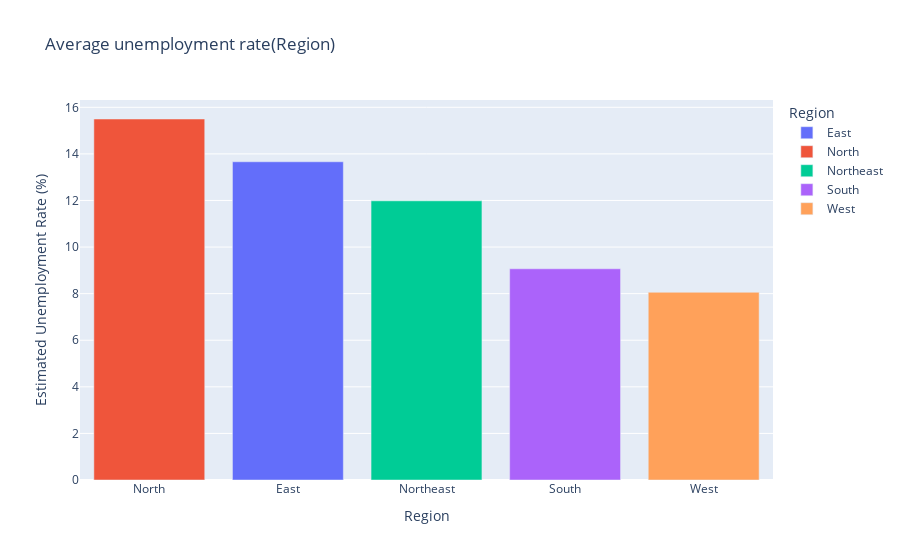

Notebook source saved alongside this figure:
### Code cell
# Average Unemployment Rate

fig = px.bar(Region,x='Region',y='Estimated Unemployment Rate (%)',color='Region',title='Average unemployment rate(Region)')
fig.update_layout(xaxis={'categoryorder':'total descending'})
fig.show()

### Figure 1 — Plotly figure (JSON) as saved in the notebook; plotly's stock layout.template omitted (floating-point values rounded to 4 significant figures)
{"data": [{"alignmentgroup": "True", "hovertemplate": "Region=%{x}<br>Estimated Unemployment Rate (%)=%{y}<extra></extra>", "legendgroup": "East", "marker": {"color": "#636efa", "pattern": {"shape": ""}}, "name": "East", "offsetgroup": "East", "orientation": "v", "showlegend": true, "textposition": "auto", "type": "bar", "x": ["East"], "xaxis": "x", "y": [13.66], "yaxis": "y"}, {"alignmentgroup": "True", "hovertemplate": "Region=%{x}<br>Estimated Unemployment Rate (%)=%{y}<extra></extra>", "legendgroup": "North", "marker": {"color": "#EF553B", "pattern": {"shape": ""}}, "name": "North", "offsetgroup": "North", "orientation": "v", "showlegend": true, "textposition": "auto", "type": "bar", "x": ["North"], "xaxis": "x", "y": [15.5], "yaxis": "y"}, {"alignmentgroup": "True", "hovertemplate": "Region=%{x}<br>Estimated Unemployment Rate (%)=%{y}<extra></extra>", "legendgroup": "Northeast", "marker": {"color": "#00cc96", "pattern": {"shape": ""}}, "name": "Northeast", "offsetgroup": "Northeast", "orientation": "v", "showlegend": true, "textposition": "auto", "type": "bar", "x": ["Northeast"], "xaxis": "x", "y": [11.98], "yaxis": "y"}, {"alignmentgroup": "True", "hovertemplate": "Region=%{x}<br>Estimated Unemployment Rate (%)=%{y}<extra></extra>", "legendgroup": "South", "marker": {"color": "#ab63fa", "pattern": {"shape": ""}}, "name": "South", "offsetgroup": "South", "orientation": "v", "showlegend": true, "textposition": "auto", "type": "bar", "x": ["South"], "xaxis": "x", "y": [9.067], "yaxis": "y"}, {"alignmentgroup": "True", "hovertemplate": "Region=%{x}<br>Estimated Unemployment Rate (%)=%{y}<extra></extra>", "legendgroup": "West", "marker": {"color": "#FFA15A", "pattern": {"shape": ""}}, "name": "West", "offsetgroup": "West", "orientation": "v", "showlegend": true, "textposition": "auto", "type": "bar", "x": ["West"], "xaxis": "x", "y": [8.058], "yaxis": "y"}], "layout": {"autosize": true, "barmode": "relative", "legend": {"title": {"text": "Region"}, "tracegroupgap": 0}, "title": {"text": "Average unemployment rate(Region)"}, "xaxis": {"anchor": "y", "autorange": true, "categoryarray": ["East", "North", "Northeast", "South", "West"], "categoryorder": "total descending", "domain": [0, 1], "range": [-0.5, 4.5], "title": {"text": "Region"}, "type": "category"}, "yaxis": {"anchor": "x", "autorange": true, "domain": [0, 1], "range": [0, 16.31], "title": {"text": "Estimated Unemployment Rate (%)"}, "type": "linear"}}}
